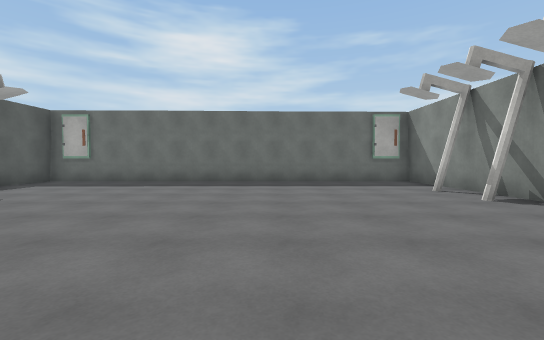
[1] (above)

19 first-person views from a walk through a scene from a Unity 3-D project. The camera is 1.3 m above the floor, tilts 2° down and sees 90° across. The floor is counted in squares, 2 m on a side. Each view is taken from the middle of a square. On the plan, view 1 faces up. The plan holds only what a view shows up to about 9 squares ahead; the rest is blank. The place goes on beyond the plan. The player character is not drawn. Door leaves are left out, so doorways stand open. Surface patterns are stand-ins for the level's own textures.

[2]
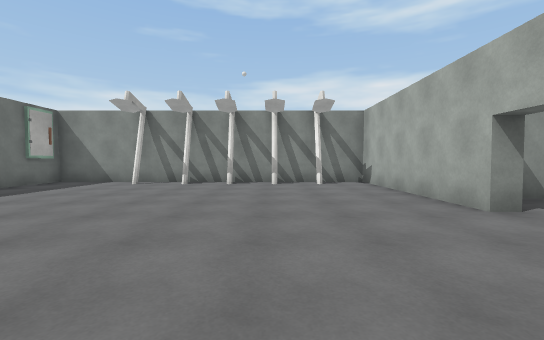

[3]
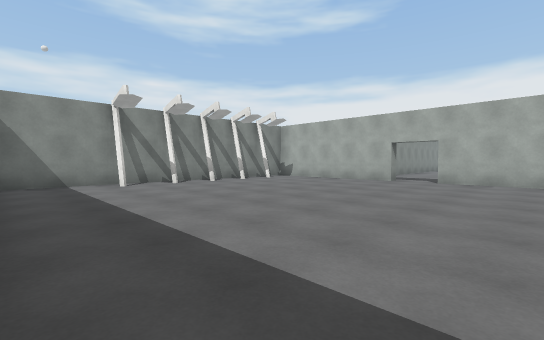

[4]
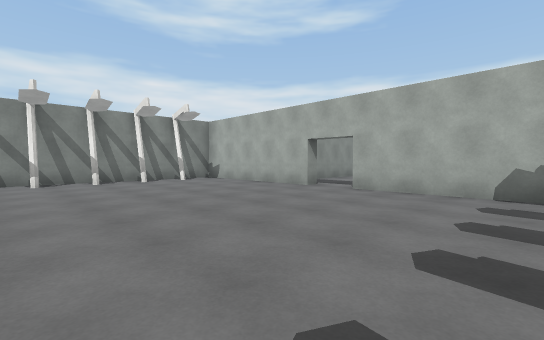

[5]
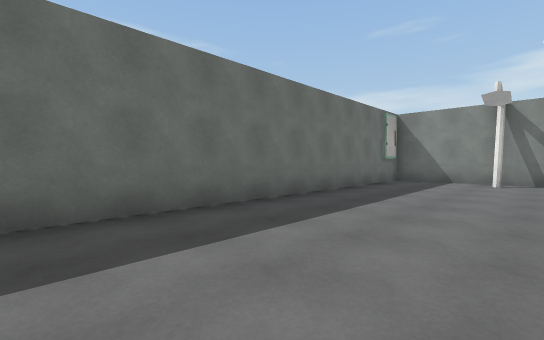

[6]
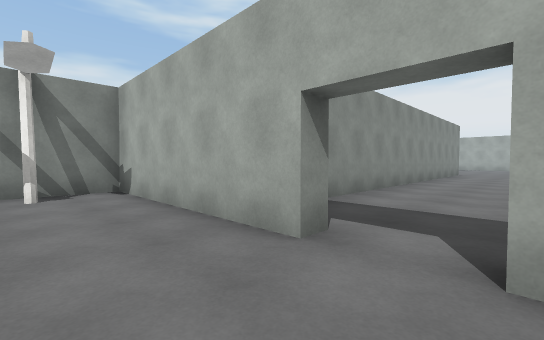

[7]
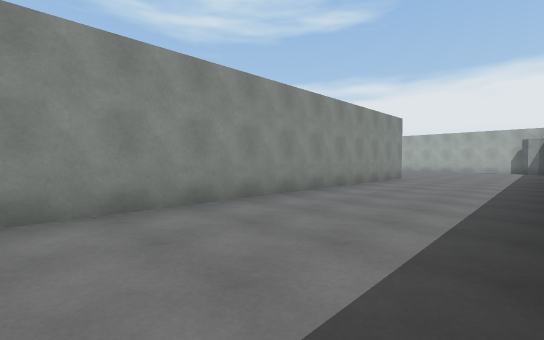

[8]
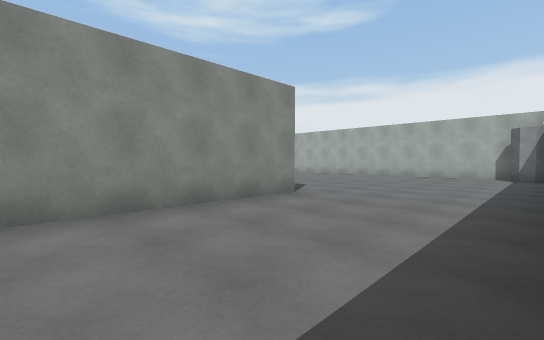

[9]
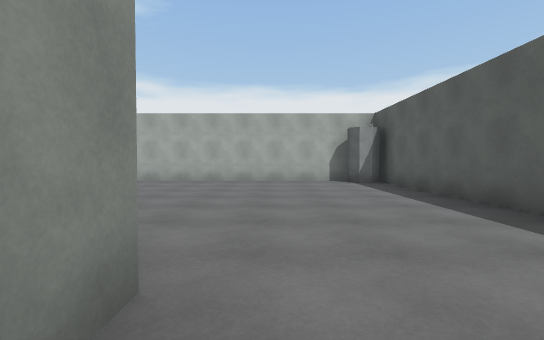

[10]
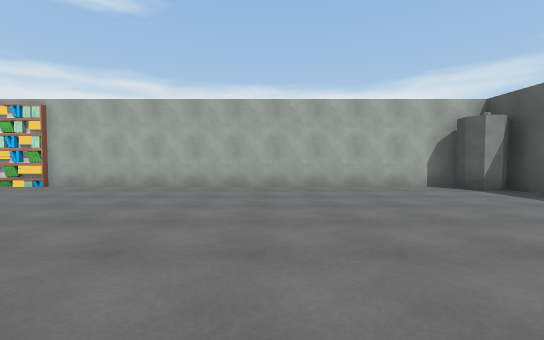

[11]
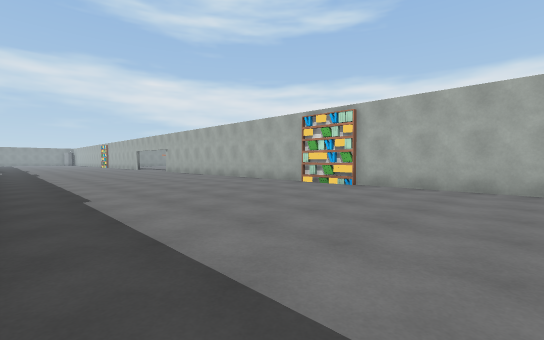

[12]
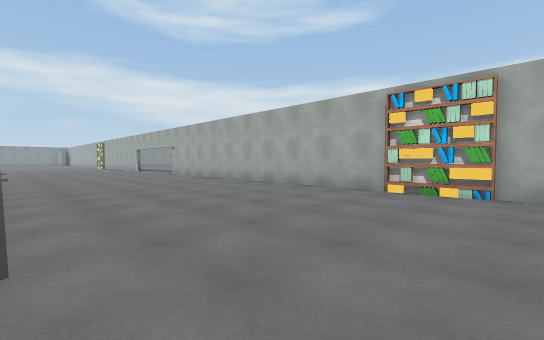

[13]
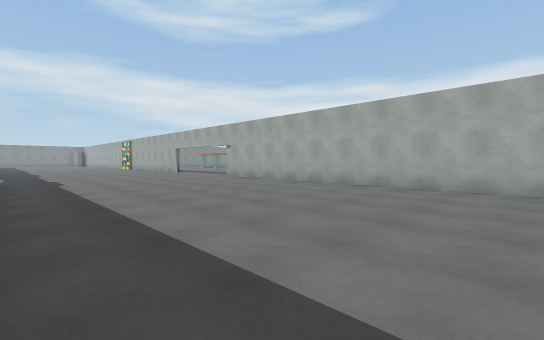

[14]
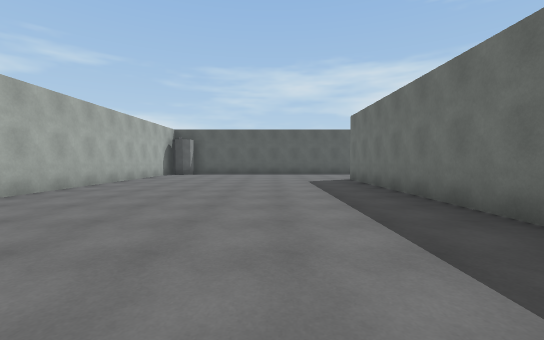

[15]
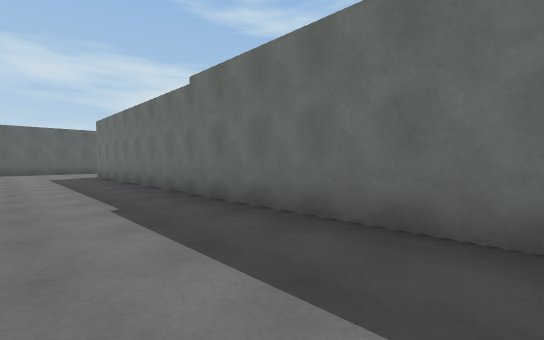

[16]
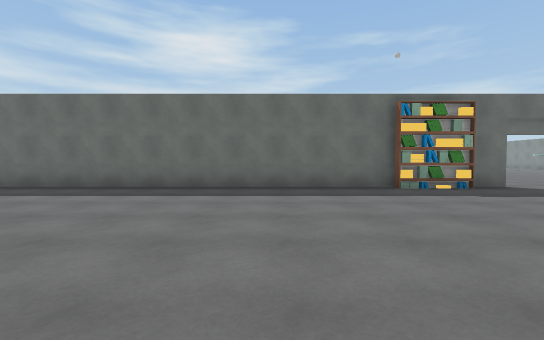

[17]
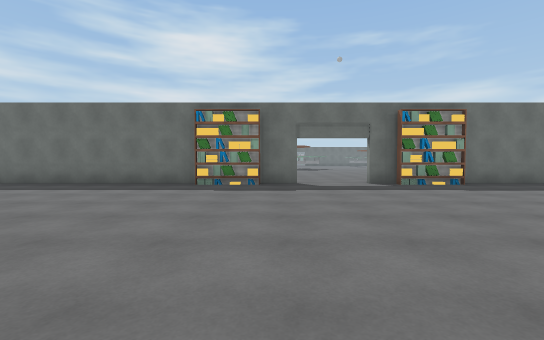

[18]
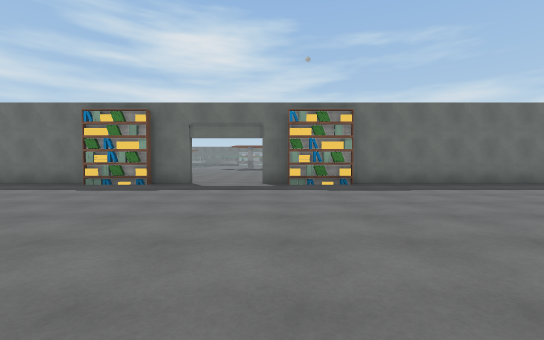

[19]
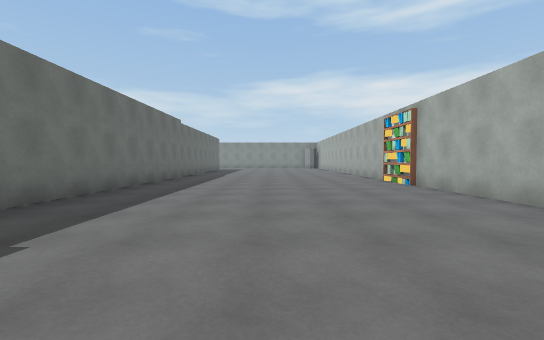

### Floor plan
Points are (right, up) in squares from view 1. A wall is a line through its corners. A room is listed if a view was taken in it or the views show most of it. See-through windows are left out.
Room 1 (views 1, 2, 3, 4, 5, 6)
walls: (-0.6, -0.8) (4.2, -0.8) (4.2, 0.6); (4.2, 4.4) (4.2, 8.4) (-5.5, 8.4); (-5.1, -0.8) (-1.9, -0.8)
ways out: opening at (-1, -1) to room 2
objects: shower (4, 1); shower (4, 2); shower (4, 3); shower (4, 4); shower (4, 6)
Room 2 (views 7, 8, 9, 10, 11, 12, 13, 14, 15, 16, 17, 18, 19)
walls: (10.4, -20.7) (16, -20.7); (18.1, -13.4) (1, -13.4); (19.8, -13.6) (17.9, -13.6); (20.8, -13.4) (19.5, -13.4); (23.5, -13.4) (22.8, -13.4); (25.2, -13.6) (23.4, -13.6); (0.7, -13.4) (0.6, -2.3); (27.6, -20.7) (30.5, -20.7); (-2.6, -20.7) (7.5, -20.7); (-3.3, -15.2) (-3.3, -19.5); (-0.6, -1.2) (-0.6, -0.8); (33, -13.4) (25.3, -13.4)
ways out: opening at (-1, -1) to room 1; opening at (21.5, -13)
objects: other object (-3, -20); books (8, -21); books (9, -21); books (18, -14); books (19, -14); books (24, -14); books (25, -14); books (31, -21); books (32, -21); books (33, -21)

Positions as (right, up) in squares from view 1, and headings:
1: (0, 0), facing up
2: (-4, 2), facing right
3: (-4, 8), facing down-right
4: (-5, 5), facing down-right
5: (-5, 5), facing up-right
6: (-2, 1), facing down-right
7: (-3, -3), facing down-right
8: (-3, -9), facing down-right
9: (0, -12), facing down
10: (2, -14), facing down
11: (4, -14), facing down-right
12: (7, -15), facing down-right
13: (10, -14), facing down-right
14: (10, -16), facing left
15: (13, -16), facing up-left
16: (15, -20), facing up
17: (20, -21), facing up
18: (23, -21), facing up
19: (24, -17), facing right
